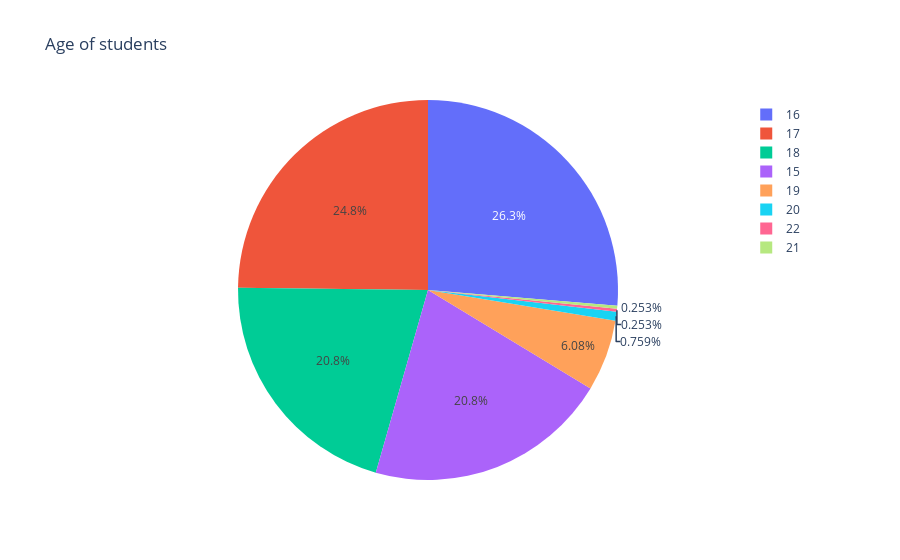

Notebook code cell kept with this figure:
### Markdown cell above
The number of girls is a little more. We will come back to the gender of students when we consider the final grades of students and so on.  
Now let's pay attention to the age of students. After all, we assume, for example, that the younger the student the less likely that he uses alcohol.

### Code cell
ages = data["age"].value_counts()
labels = (np.array(ages.index))
sizes = (np.array((ages / ages.sum())*100))

trace = go.Pie(labels=labels, values=sizes)
layout = go.Layout(title="Аge of students")
dat = [trace]
fig = go.Figure(data=dat, layout=layout)
py.iplot(fig, filename="age")

### Figure 1 — Plotly figure (JSON) as saved in the notebook; plotly's stock layout.template omitted (floating-point values rounded to 4 significant figures)
{"data": [{"labels": [16, 17, 18, 15, 19, 20, 22, 21], "type": "pie", "values": [26.33, 24.81, 20.76, 20.76, 6.076, 0.7595, 0.2532, 0.2532]}], "layout": {"title": {"text": "Аge of students"}}}
